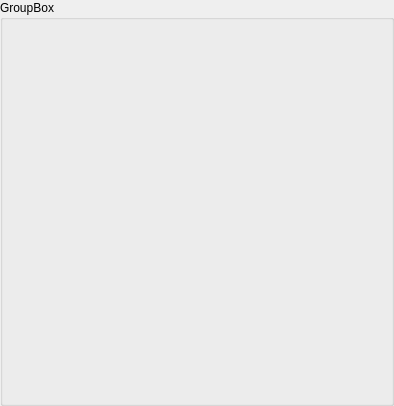
<?xml version="1.0" encoding="UTF-8"?>
<ui version="4.0">
 <class>DetailsProject</class>
 <widget class="QGroupBox" name="DetailsProject">
  <property name="geometry">
   <rect>
    <x>0</x>
    <y>0</y>
    <width>394</width>
    <height>406</height>
   </rect>
  </property>
  <property name="windowTitle">
   <string>GroupBox</string>
  </property>
  <property name="title">
   <string>GroupBox</string>
  </property>
  <widget class="QWidget" name="formLayoutWidget">
   <property name="geometry">
    <rect>
     <x>10</x>
     <y>20</y>
     <width>371</width>
     <height>371</height>
    </rect>
   </property>
   <layout class="QFormLayout" name="meta_layout"/>
  </widget>
 </widget>
 <resources/>
 <connections/>
</ui>
